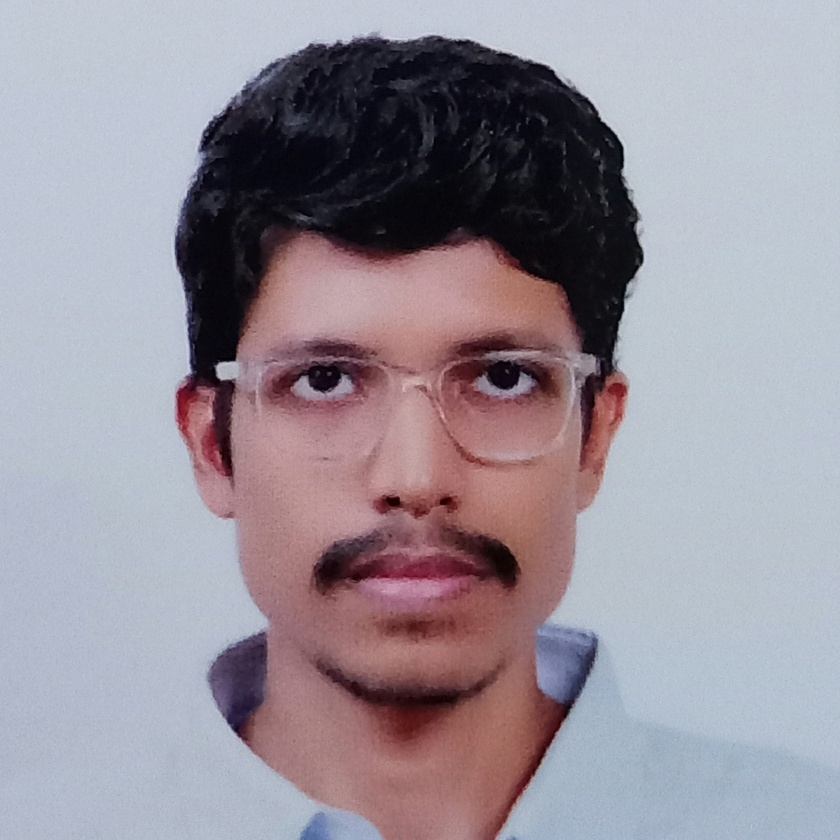
#> input picture photo_jpg (1).jpg, 840 x 840 px, shrunk from 2453 x 2453 before the run
$ python scipy_lib.py
#> lines starting #> are read from the running program, lines starting #| are printed output that depends on the picture
from scipy.ndimage import gaussian_filter
import imageio.v3 as imageio
import matplotlib.pyplot as plt

image = imageio.imread('photo_jpg (1).jpg')
#> image is the input picture: shape (840, 840, 3); mean R, G, B 152.3, 145.1, 155

blurred = gaussian_filter(image,sigma=30)
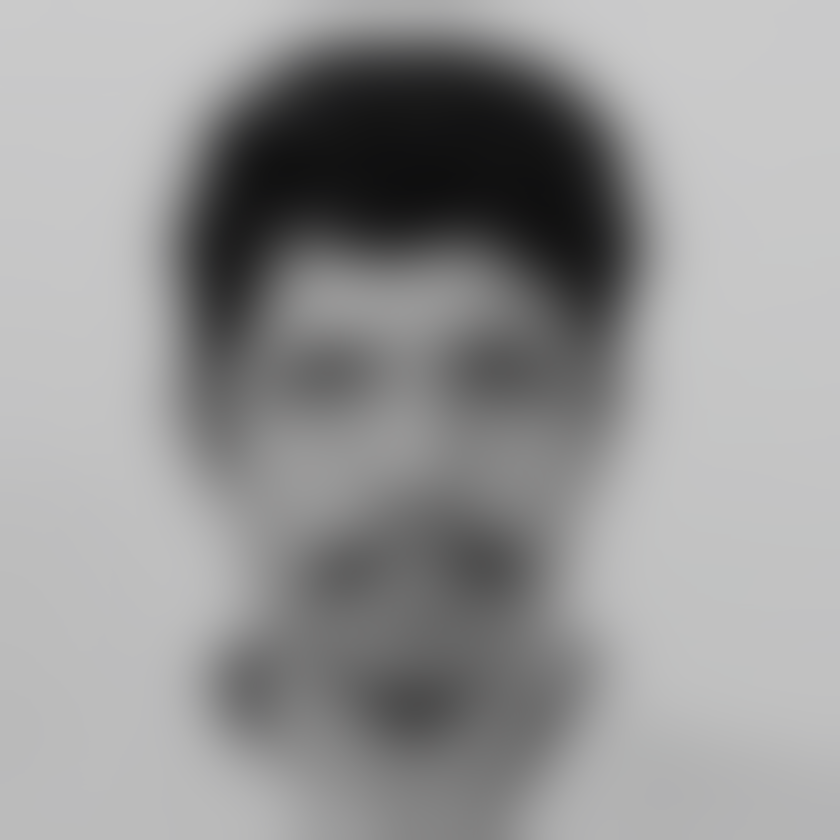
#> blurred: shape (840, 840, 3); mean R, G, B 149.3, 149.2, 149.4

plt.subplot(1,2,1)
plt.imshow(image)
plt.title("Original")

plt.subplot(1,2,2)
plt.imshow(blurred)
plt.title("Blurred")
plt.show()
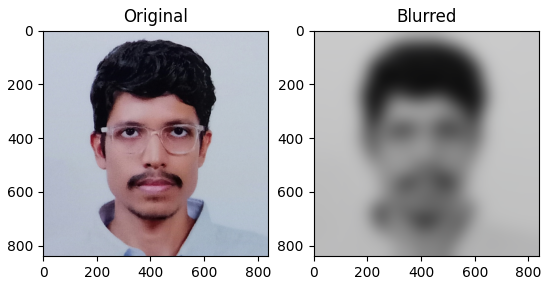
#> figure drawn by matplotlib, 2 panels
